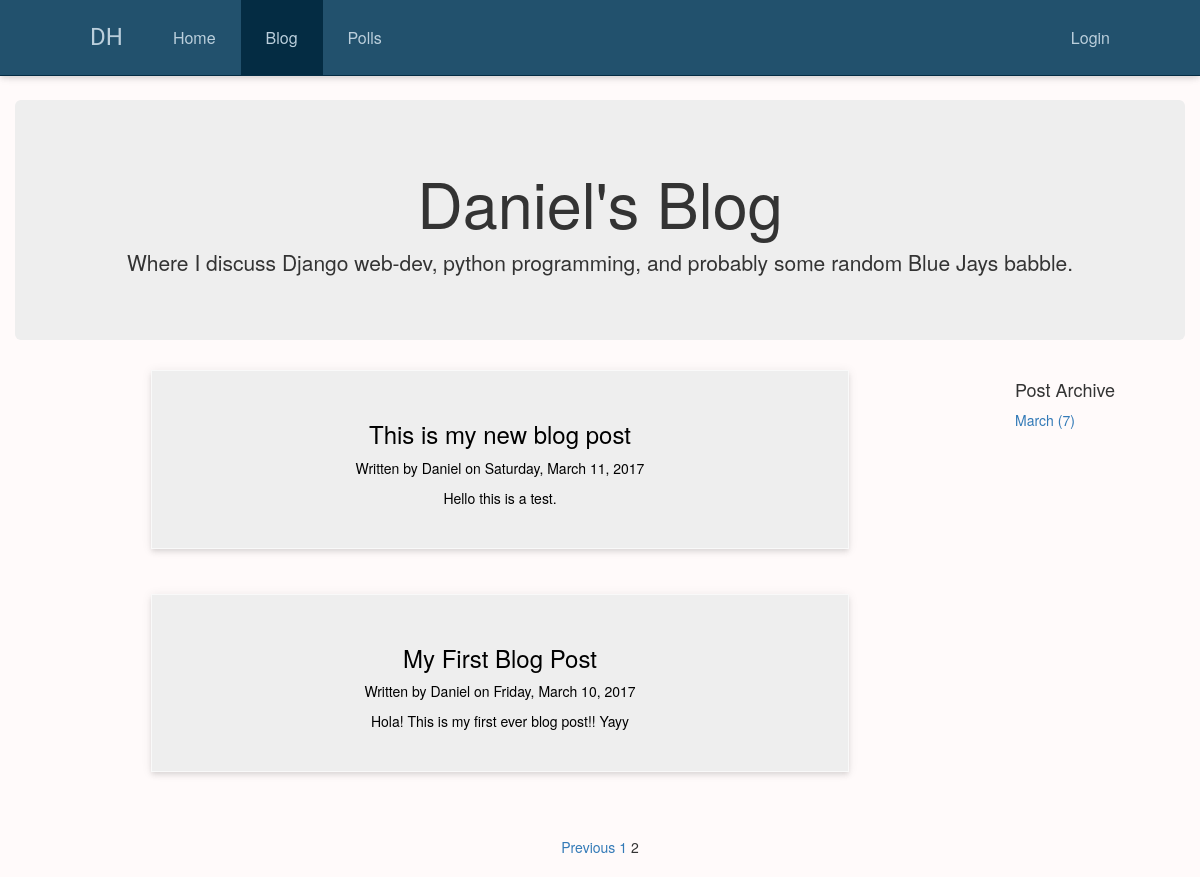
/blog/?page=2, run on an earlier commit of the app's database.
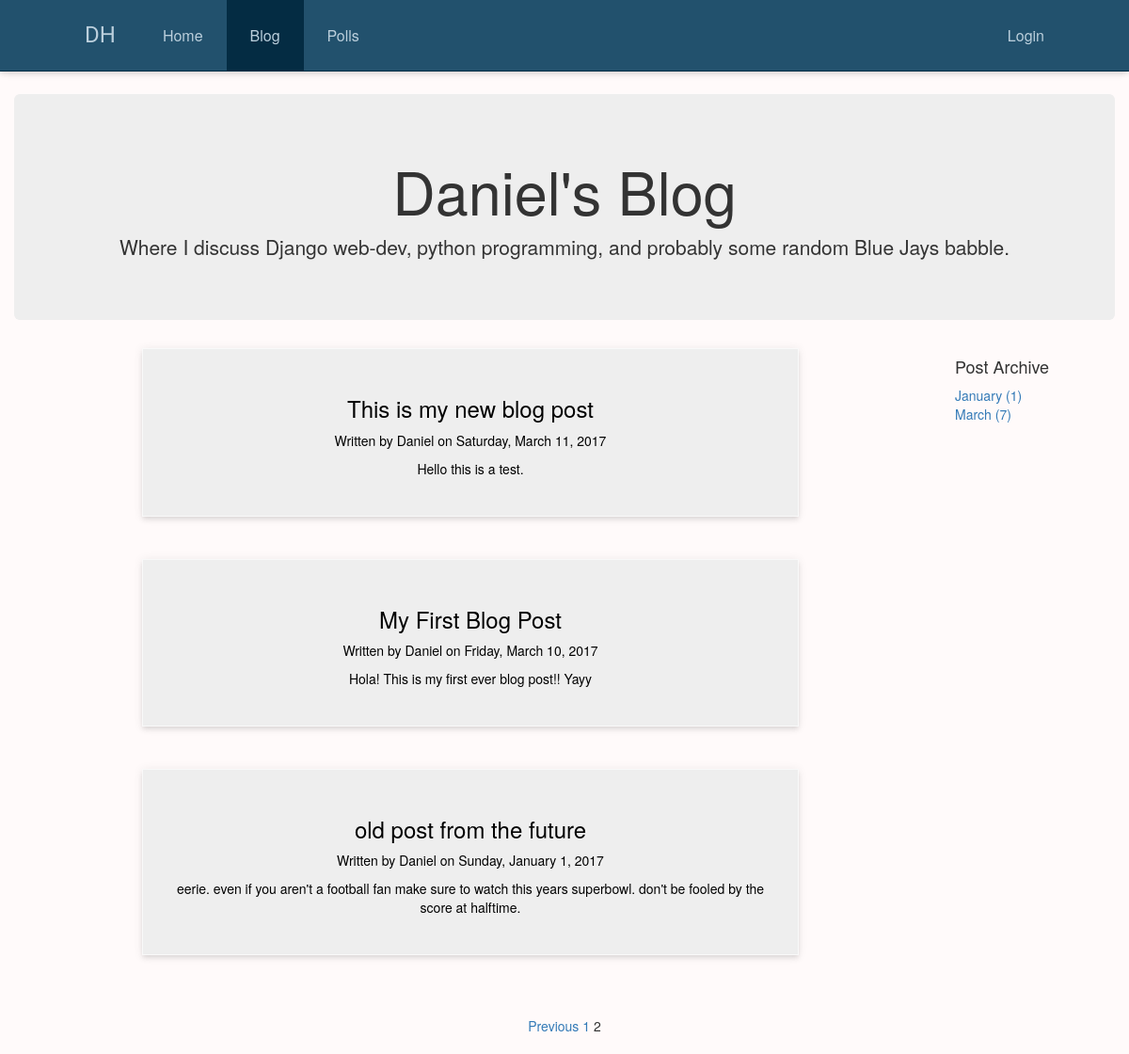
And on a later commit of the database.
### blog/models.py (models this page shows, shortened)
class Post(models.Model):
    author = models.ForeignKey(
        User,
        on_delete=models.CASCADE,
        )
    title = models.CharField(max_length=50)
    slug = models.SlugField(unique=True)
    post = models.TextField()
    pub_date = models.DateTimeField('date published', default=timezone.now)

### blog/views.py (the view)
class IndexView(ListView):
    template_name = "blog/blog_index.html"
    queryset = Post.objects.all().order_by('-pub_date')
    context_object_name = 'posts'
    paginate_by = 5
    def get_context_data(self, **kwargs):
        context = super(IndexView, self).get_context_data(**kwargs)
        context['archive'] = Post.objects.annotate(month=TruncMonth('pub_date')).values('month').annotate(c=Count('id'))
        return context

### blog/templates/blog/blog_index.html
{% extends 'blog/base_blog.html' %}
{% block page_header %}
  <div class="jumbotron">
    <h1>Daniel's Blog</h1>
    <p>
      Where I discuss Django web-dev, python programming, and probably some random Blue Jays babble.
    </p>
  </div>
{% endblock page_header %}

### blog/templates/blog/base_blog.html (shortened to what this page needs)
{% extends 'home/base.html' %}
{% block blog_active %}
  active
{% endblock %}
{% block content %}
  {% block page_header %}
  {% endblock page_header %}
  <div class="row">
    <div class="col-md-10">
      {% block post_list %}
        {% for post in posts %}
          <a class="post" href="{% url 'blog:detail' post.slug %}">
            <div class="post-card">
              <h3 class="post-title">
                {{ post.title }}
              </h3>
              <p class="post-author">
                Written by {{ post.author|title }} on {{ post.pub_date|date:"l, F j, Y" }}
              </p>
              <p class="text-align post-index-content">
                {{ post.post|linebreaksbr|truncatewords:50 }}
              </p>
            </div>
          </a>
        {% endfor %}
      {% endblock %}
    </div>
    <div class="col-md-2 text-left">
      {% block archive %}
        <h4>Post Archive</h4>
          {% for month in archive %}
            <div>
              <a href="{% url 'blog:archive' month.month|date:'Y' month.month|date:'m' %}">
                {{ month.month|date:"F" }}
                <span>({{ month.c }})</span>
              </a>
            </div>
          {% endfor %}
      {% endblock %}
    </div>
  </div>
  {% block pagination %}
    <div class="pagination">
      {% if page_obj.has_previous %}
        <span class="paginator-prev"><a href="{% block pag_prev_url %}{% url 'blog:index' %}?page={{ page_obj.previous_page_number }}{% endblock %}">Previous</a></span>
      {% endif %}
      {% for page in paginator.page_range %}
        {% if page == page_obj.number %}
          <span class="pagination-cur-page">{{ page_obj.number }}</span>
        {% else %}
          <span class="step-links"><a href="{% block pag_step_url %}{% url 'blog:index' %}?page={{ page }}{% endblock %}">{{ page }}</a></span>
        {% endif %}
      {% endfor %}
    </div>
  {% endblock pagination %}
{% endblock %}

What changed in the data, as far as the page shows it:
added Post: title "old post from the future", author "Daniel", pub_date "Sunday, January 1, 2017", post "eerie. even if you aren't a football fan make sure to watch this years superbowl. don't be fooled by the score at halftime."
Also different on the page:
new list line: "January ( 1 )"
